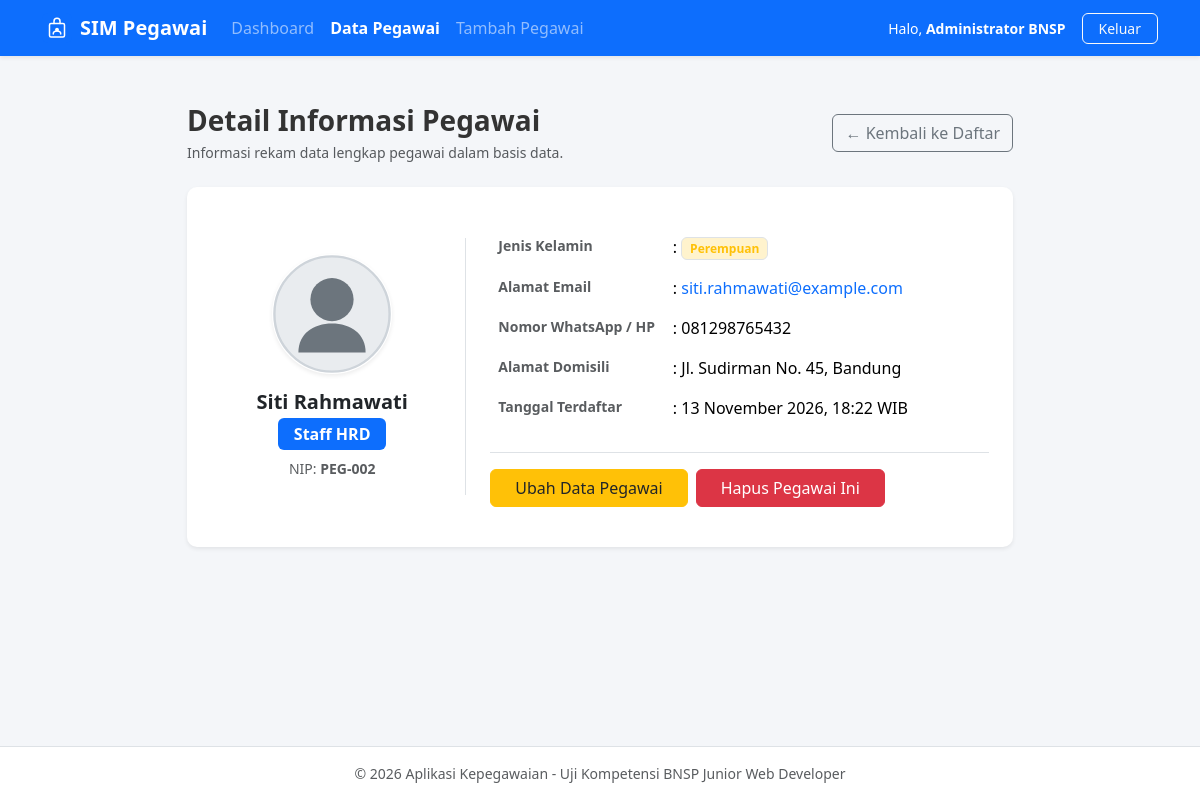
Page /pages/detail.php?id=2 (signed in) on the committed database.
### tables this page shows
CREATE TABLE IF NOT EXISTS `pegawai` (
    `id` INT AUTO_INCREMENT PRIMARY KEY,
    `nip` VARCHAR(20) NOT NULL UNIQUE,
    `nama_lengkap` VARCHAR(100) NOT NULL,
    `email` VARCHAR(100) NOT NULL UNIQUE,
    `no_hp` VARCHAR(20) NOT NULL,
    `jenis_kelamin` ENUM('Laki-laki', 'Perempuan') NOT NULL,
    `jabatan` VARCHAR(50) NOT NULL,
    `alamat` TEXT NOT NULL,
    `created_at` TIMESTAMP DEFAULT CURRENT_TIMESTAMP
);

### pages/detail.php (the view, shortened to what this page needs)
<?php
require_once '../config/koneksi.php';
$id = filter_input(INPUT_GET, 'id', FILTER_VALIDATE_INT);
try {
    $stmt = $pdo->prepare("SELECT * FROM pegawai WHERE id = :id LIMIT 1");
    $stmt->execute([':id' => $id]);
    $pegawai = $stmt->fetch();
} catch (PDOException $e) {
    error_log("Gagal memuat detail pegawai: " . $e->getMessage());
    die("Gagal memuat data detail pegawai.");
}
?>
<!DOCTYPE html>
<html lang="id">
<head>
    <link rel="stylesheet" href="../assets/css/bootstrap.min.css">
    <link rel="stylesheet" href="../assets/css/style.css">
</head>
<body>
    <nav class="navbar navbar-expand-lg navbar-dark bg-primary shadow-sm">
        <div class="container">
            <a class="navbar-brand d-flex align-items-center fw-bold" href="dashboard.php">
                <img src="../assets/img/logo.svg" alt="Logo" width="30" height="30" class="me-2">
                SIM Pegawai
            </a>
            <div class="collapse navbar-collapse" id="navbarNav">
                <ul class="navbar-nav me-auto">
                    <li class="nav-item">
                        <a class="nav-link" href="dashboard.php">Dashboard</a>
                    </li>
                    <li class="nav-item">
                        <a class="nav-link active fw-semibold" href="pegawai.php">Data Pegawai</a>
                    </li>
                    <li class="nav-item">
                        <a class="nav-link" href="tambah.php">Tambah Pegawai</a>
                    </li>
                </ul>
                <div class="d-flex align-items-center text-white">
                    <span class="me-3 small">Halo, <strong><?= htmlspecialchars($_SESSION['nama_lengkap']); ?></strong></span>
                    <a href="../process/proses_logout.php" class="btn btn-outline-light btn-sm px-3">Keluar</a>
                </div>
            </div>
        </div>
    </nav>
    <main class="container my-5" style="max-width: 850px;">
        <div class="d-flex justify-content-between align-items-center mb-4">
            <div>
                <h3 class="fw-bold mb-1">Detail Informasi Pegawai</h3>
                <p class="text-muted small mb-0">Informasi rekam data lengkap pegawai dalam basis data.</p>
            </div>
            <a href="pegawai.php" class="btn btn-outline-secondary">
                &larr; Kembali ke Daftar
            </a>
        </div>
        <div class="card shadow-sm p-4">
            <div class="row align-items-center">
                <div class="col-md-4 text-center border-end py-3">
                    <img src="../assets/img/avatar-default.svg" alt="Avatar Pegawai" width="120" height="120" class="rounded-circle shadow-sm mb-3">
                    <h5 class="fw-bold mb-1"><?= htmlspecialchars($pegawai['nama_lengkap']); ?></h5>
                    <span class="badge bg-primary px-3 py-2 fs-6 mb-2"><?= htmlspecialchars($pegawai['jabatan']); ?></span>
                    <p class="text-muted small mb-0">NIP: <strong><?= htmlspecialchars($pegawai['nip']); ?></strong></p>
                </div>
                <div class="col-md-8 ps-md-4 py-3">
                    <table class="table table-borderless">
                        <tbody>
                            <tr>
                                <th width="35%" class="text-muted small">Jenis Kelamin</th>
                                <td width="65%">:
                                    <?php if ($pegawai['jenis_kelamin'] == 'Laki-laki'): ?>
                                        <span class="badge bg-info-subtle text-info border">Laki-laki</span>
                                    <?php else: ?>
                                        <span class="badge bg-warning-subtle text-warning border">Perempuan</span>
                                    <?php endif; ?>
                                </td>
                            </tr>
                            <tr>
                                <th class="text-muted small">Alamat Email</th>
                                <td>: <a href="mailto:<?= htmlspecialchars($pegawai['email']); ?>" class="text-decoration-none"><?= htmlspecialchars($pegawai['email']); ?></a></td>
                            </tr>
                            <tr>
                                <th class="text-muted small">Nomor WhatsApp / HP</th>
                                <td>: <?= htmlspecialchars($pegawai['no_hp']); ?></td>
                            </tr>
                            <tr>
                                <th class="text-muted small">Alamat Domisili</th>
                                <td>: <?= nl2br(htmlspecialchars($pegawai['alamat'])); ?></td>
                            </tr>
                            <tr>
                                <th class="text-muted small">Tanggal Terdaftar</th>
                                <td>: <?= date('d F Y, H:i', strtotime($pegawai['created_at'])); ?> WIB</td>
                            </tr>
                        </tbody>
                    </table>
                    <div class="mt-4 pt-3 border-top d-flex gap-2">
                        <a href="edit.php?id=<?= $pegawai['id']; ?>" class="btn btn-warning text-dark px-4">
                            Ubah Data Pegawai
                        </a>
                        <button type="button"
                                class="btn btn-danger px-4"
                                onclick="konfirmasiHapus('<?= htmlspecialchars(addslashes($pegawai['nama_lengkap'])); ?>', '../process/aksi_hapus.php?id=<?= $pegawai['id']; ?>')">
                            Hapus Pegawai Ini
                        </button>
                    </div>
                </div>
            </div>
        </div>
    </main>
    <footer class="bg-white border-top py-3 text-center text-muted small mt-auto">
        <div class="container">
            &copy; 2026 Aplikasi Kepegawaian - Uji Kompetensi BNSP Junior Web Developer
        </div>
    </footer>
</body>
</html>

### assets/css/style.css (style rules this page uses)
body { background-color: #f4f6f9; font-family: 'Segoe UI', Tahoma, Geneva, Verdana, sans-serif; color: #333; min-height: 100vh; display: flex; flex-direction: column; }
footer { margin-top: auto; }
.card { border: none; border-radius: 10px; box-shadow: 0 4px 6px rgba(0, 0, 0, 0.05); transition: transform 0.25s ease, box-shadow 0.25s ease; }
.btn { border-radius: 6px; font-weight: 500; transition: all 0.2s ease-in-out; }
.navbar-brand img { transition: transform 0.3s ease; }

### rows in the picture
pegawai: nama_lengkap "Siti Rahmawati", jabatan "Staff HRD", nip "PEG-002", email "siti.rahmawati@example.com", no_hp "081298765432", alamat "Jl. Sudirman No. 45, Bandung", created_at "13 November 2026, 18:22"

### other values in the picture
$_SESSION['nama_lengkap'] "Administrator BNSP"
